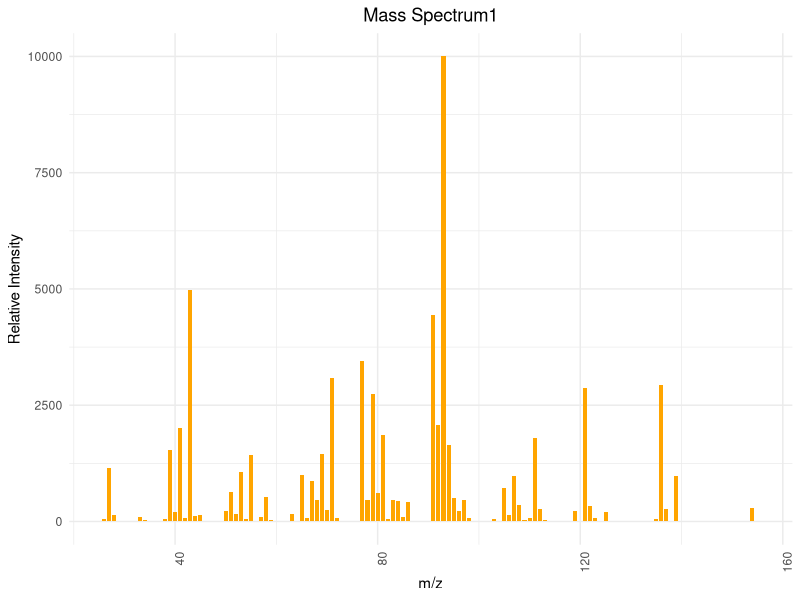
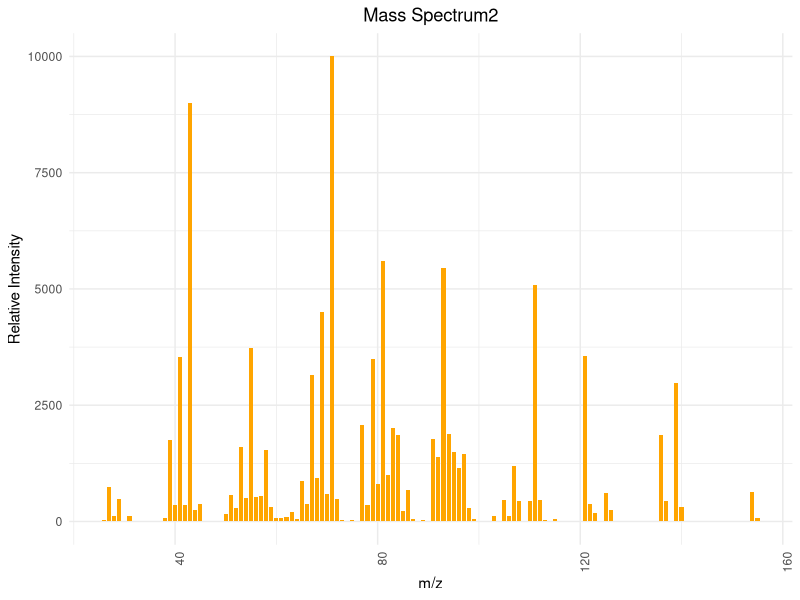
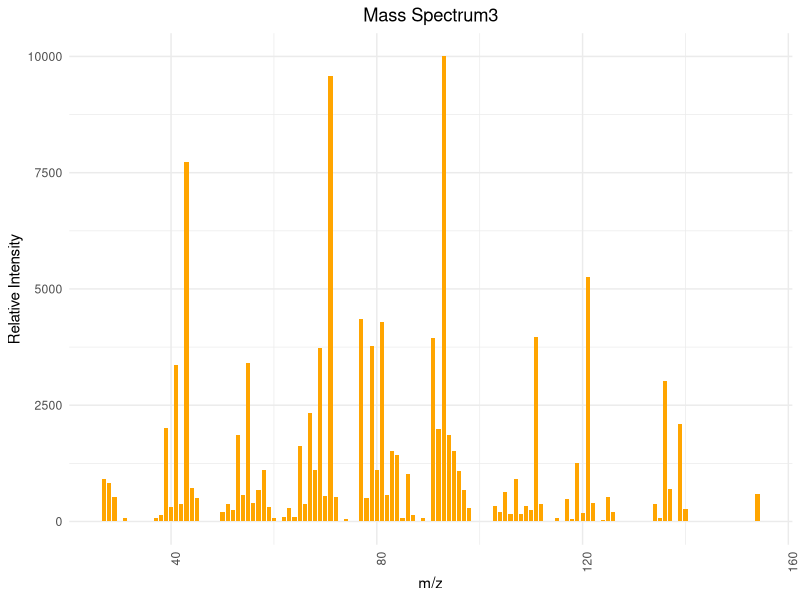
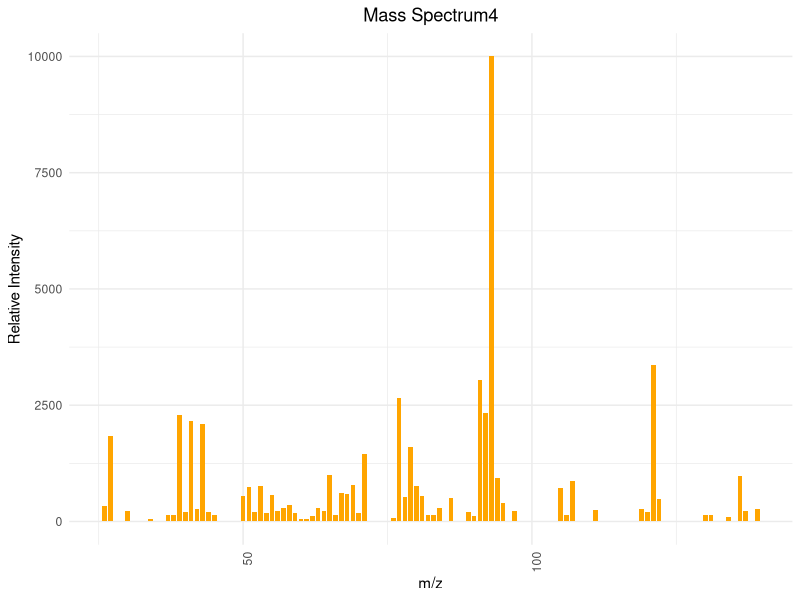

These charts were generated, in order, by the following R code:
## ---- chunk 1
# 安装并加载所需的包
library(ggplot2)

# 图1
mz1 <- c(26, 27, 28, 33, 34, 38, 39, 40, 41, 42, 43, 44, 45, 50, 51, 52, 53, 54, 55, 57, 58, 59, 63, 65, 66, 67, 68, 69, 70, 71, 72, 77, 78, 79, 80, 81, 82, 83, 84, 85, 86, 89, 91, 92, 93, 94, 95, 96, 97, 98, 103, 105, 106, 107, 108, 109, 110, 111, 112, 113, 117, 119, 121, 122, 123, 125, 134, 135, 136, 137, 139, 141, 154, 155)
intensity1 <- c(60, 1160, 150, 90, 30, 60, 1530, 210, 2010, 70, 4970, 120, 150, 220, 640, 160, 1060, 60, 1430, 90, 520, 30, 160, 1000, 70, 870, 460, 1450, 240, 3080, 70, 3450, 470, 2750, 610, 1850, 50, 470, 450, 100, 420, 10, 4430, 2080, 9999, 1650, 500, 220, 460, 70, 60, 720, 140, 970, 350, 30, 80, 1790, 270, 40, 10, 220, 2870, 330, 70, 210, 10, 60, 2930, 260, 980, 20, 300, 20)

data1 <- data.frame(mz1, intensity1)


ggplot(data1, aes(x=mz1, y=intensity1)) +
  geom_bar(stat="identity", fill="orange", width=0.8) + 
  theme_minimal() + 
  labs(title="Mass Spectrum1",
       x="m/z",
       y="Relative Intensity") + 
  theme(axis.text.x = element_text(angle = 90, hjust = 1), plot.title = element_text(hjust = 0.5))  

# 图2
mz2 <- c(26, 27, 28, 29, 30, 31, 37, 38, 39, 40, 41, 42, 43, 44, 45, 46, 48, 50, 51, 52, 53, 54, 55, 56, 57, 58, 59, 60, 61, 62, 63, 64, 65, 66, 67, 68, 69, 70, 71, 72, 73, 74, 75, 76, 77, 78, 79, 80, 81, 82, 83, 84, 85, 86, 87, 89, 90, 91, 92, 93, 94, 95, 96, 97, 98, 99, 102, 103, 105, 106, 107, 108, 110, 111, 112, 113, 115, 121, 122, 123, 125, 126, 127, 136, 137, 139, 140, 154, 155)
intensity2 <- c(30, 750, 110, 490, 20, 120, 20, 70, 1750, 360, 3530, 360, 9000, 250, 380, 20, 20, 160, 580, 300, 1610, 510, 3730, 520, 550, 1540, 310, 70, 80, 100, 200, 60, 880, 370, 3140, 940, 4510, 590, 9999, 480, 40, 20, 30, 20, 2080, 350, 3500, 810, 5600, 1010, 2010, 1850, 230, 670, 60, 40, 20, 1780, 1390, 5450, 1880, 1500, 1140, 1450, 290, 60, 20, 110, 460, 120, 1200, 430, 440, 5080, 460, 30, 50, 3550, 380, 190, 610, 250, 20, 1850, 440, 2980, 310, 630, 70)

data2 <- data.frame(mz2, intensity2)

ggplot(data2, aes(x=mz2, y=intensity2)) +
  geom_bar(stat="identity", fill="orange", width=0.8) + 
  theme_minimal() + 
  labs(title="Mass Spectrum2",
       x="m/z",
       y="Relative Intensity") + 
  theme(axis.text.x = element_text(angle = 90, hjust = 1), plot.title = element_text(hjust = 0.5))  

# 图3
mz3 <- c(27, 28, 29, 31, 37, 38, 39, 40, 41, 42, 43, 44, 45, 50, 51, 52, 53, 54, 55, 56, 57, 58, 59, 60, 62, 63, 64, 65, 66, 67, 68, 69, 70, 71, 72, 74, 77, 78, 79, 80, 81, 82, 83, 84, 85, 86, 87, 89, 91, 92, 93, 94, 95, 96, 97, 98, 103, 104, 105, 106, 107, 108, 109, 110, 111, 112, 115, 117, 118, 119, 120, 121, 122, 124, 125, 126, 134, 135, 136, 137, 139, 140, 154)
intensity3 <- c(920, 820, 530, 80, 70, 130, 2000, 310, 3360, 380, 7720, 720, 510, 210, 380, 250, 1850, 570, 3400, 390, 670, 1110, 320, 70, 100, 300, 90, 1620, 370, 2340, 1100, 3740, 540, 9580, 520, 50, 4360, 500, 3780, 1100, 4290, 580, 1510, 1420, 80, 1030, 150, 80, 3950, 1980, 9999, 1860, 1510, 1080, 680, 300, 330, 210, 640, 160, 920, 170, 330, 250, 3960, 380, 80, 490, 60, 1260, 180, 5260, 400, 40, 520, 210, 380, 70, 3030, 700, 2100, 270, 600)

data3 <- data.frame(mz3, intensity3)

ggplot(data3, aes(x=mz3, y=intensity3)) +
  geom_bar(stat="identity", fill="orange", width=0.8) + 
  theme_minimal() + 
  labs(title="Mass Spectrum3",
       x="m/z",
       y="Relative Intensity") + 
  theme(axis.text.x = element_text(angle = 90, hjust = 1), plot.title = element_text(hjust = 0.5)) 

# 图4
mz4 <- c(26, 27, 28, 29, 30, 32, 33, 34, 37, 38, 39, 40, 41, 42, 43, 44, 45, 50, 51, 52, 53, 54, 55, 56, 57, 58, 59, 60, 61, 62, 63, 64, 65, 66, 67, 68, 69, 70, 71, 76, 77, 78, 79, 80, 81, 82, 83, 84, 86, 89, 90, 91, 92, 93, 94, 95, 97, 105, 106, 107, 111, 119, 120, 121, 122, 130, 131, 134, 136, 137, 139)
intensity4 <- c(340, 1830, 10, 10, 230, 10, 10, 50, 140, 150, 2290, 200, 2160, 260, 2100, 200, 140, 540, 750, 210, 770, 190, 570, 220, 290, 350, 180, 50, 60, 120, 290, 220, 1000, 130, 620, 600, 780, 180, 1450, 80, 2650, 530, 1610, 770, 540, 130, 150, 290, 510, 210, 120, 3050, 2340, 9999, 940, 400, 220, 720, 140, 870, 240, 260, 200, 3370, 490, 140, 150, 100, 980, 230, 260)

data4 <- data.frame(mz4, intensity4)

ggplot(data4, aes(x=mz4, y=intensity4)) +
  geom_bar(stat="identity", fill="orange", width=0.8) + 
  theme_minimal() + 
  labs(title="Mass Spectrum4",
       x="m/z",
       y="Relative Intensity") + 
  theme(axis.text.x = element_text(angle = 90, hjust = 1), plot.title = element_text(hjust = 0.5)) 
